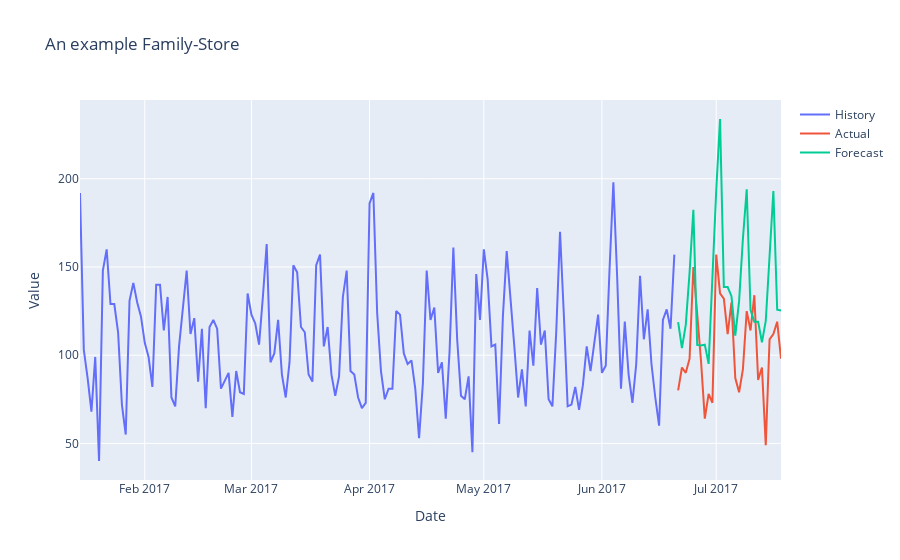

The notebook cell this image was saved under:
### Code cell
history_dates = y_train[1].time_index[1260:1660]
history_values = y_train[1].values()[1260:1660]

# Actual (from y_valid)
actual_dates = y_valid[1].time_index
actual_values = y_valid[1].values()

# Forecast (from y_pred)
forecast_dates = y_pred[1].time_index
forecast_values = y_pred[1].values()

# Initialize figure with subplots
fig = make_subplots(specs=[[{"secondary_y": False}]])
fig.add_trace(go.Scatter(x=history_dates, y=history_values.flatten(), name="History"), secondary_y=False)
fig.add_trace(go.Scatter(x=actual_dates, y=actual_values.flatten(), name="Actual"), secondary_y=False)
fig.add_trace(go.Scatter(x=forecast_dates, y=forecast_values.flatten(), name="Forecast"), secondary_y=False)
fig.update_layout(title_text="An example Family-Store")
fig.update_xaxes(title_text="Date")
fig.update_yaxes(title_text="Value", secondary_y=False)

fig.show()

### Figure 1 — Plotly figure (JSON) as saved in the notebook; plotly's stock layout.template omitted (floating-point values rounded to 4 significant figures; data arrays with more than 128 entries replaced by an {"elided": "..."} marker saying what was removed)
{"data": [{"name": "History", "type": "scatter", "x": {"elided": "157 str values"}, "xaxis": "x", "y": {"elided": "157 int values"}, "yaxis": "y"}, {"name": "Actual", "type": "scatter", "x": ["2017-06-21T00:00:00", "2017-06-22T00:00:00", "2017-06-23T00:00:00", "2017-06-24T00:00:00", "2017-06-25T00:00:00", "2017-06-26T00:00:00", "2017-06-27T00:00:00", "2017-06-28T00:00:00", "2017-06-29T00:00:00", "2017-06-30T00:00:00", "2017-07-01T00:00:00", "2017-07-02T00:00:00", "2017-07-03T00:00:00", "2017-07-04T00:00:00", "2017-07-05T00:00:00", "2017-07-06T00:00:00", "2017-07-07T00:00:00", "2017-07-08T00:00:00", "2017-07-09T00:00:00", "2017-07-10T00:00:00", "2017-07-11T00:00:00", "2017-07-12T00:00:00", "2017-07-13T00:00:00", "2017-07-14T00:00:00", "2017-07-15T00:00:00", "2017-07-16T00:00:00", "2017-07-17T00:00:00", "2017-07-18T00:00:00"], "xaxis": "x", "y": [80, 93, 90, 98, 150, 123, 97, 64, 78, 73, 157, 135, 132, 112, 130, 87, 79, 92, 125, 114, 134, 86, 93, 49, 109, 112, 119, 98], "yaxis": "y"}, {"name": "Forecast", "type": "scatter", "x": ["2017-06-21T00:00:00", "2017-06-22T00:00:00", "2017-06-23T00:00:00", "2017-06-24T00:00:00", "2017-06-25T00:00:00", "2017-06-26T00:00:00", "2017-06-27T00:00:00", "2017-06-28T00:00:00", "2017-06-29T00:00:00", "2017-06-30T00:00:00", "2017-07-01T00:00:00", "2017-07-02T00:00:00", "2017-07-03T00:00:00", "2017-07-04T00:00:00", "2017-07-05T00:00:00", "2017-07-06T00:00:00", "2017-07-07T00:00:00", "2017-07-08T00:00:00", "2017-07-09T00:00:00", "2017-07-10T00:00:00", "2017-07-11T00:00:00", "2017-07-12T00:00:00", "2017-07-13T00:00:00", "2017-07-14T00:00:00", "2017-07-15T00:00:00", "2017-07-16T00:00:00", "2017-07-17T00:00:00", "2017-07-18T00:00:00"], "xaxis": "x", "y": [118.8, 104.0, 117.2, 146.9, 182.4, 105.8, 105.4, 106.0, 95.05, 146.0, 193.4, 233.9, 138.7, 138.6, 133.4, 111.1, 130.6, 166.0, 194.1, 125.7, 119.0, 119.0, 107.3, 119.4, 158.7, 193.1, 125.7, 125.4], "yaxis": "y"}], "layout": {"title": {"text": "An example Family-Store"}, "xaxis": {"anchor": "y", "domain": [0, 1], "title": {"text": "Date"}}, "yaxis": {"anchor": "x", "domain": [0, 1], "title": {"text": "Value"}}}}
